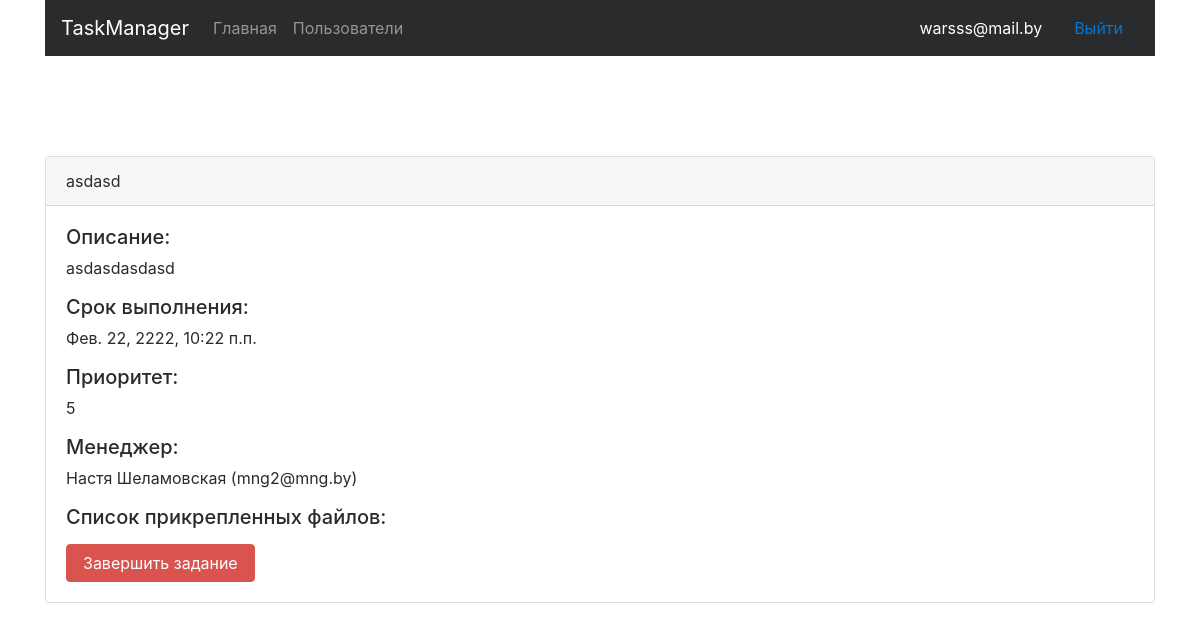
Before: /project/23/task/23 (signed in) with the older database file.
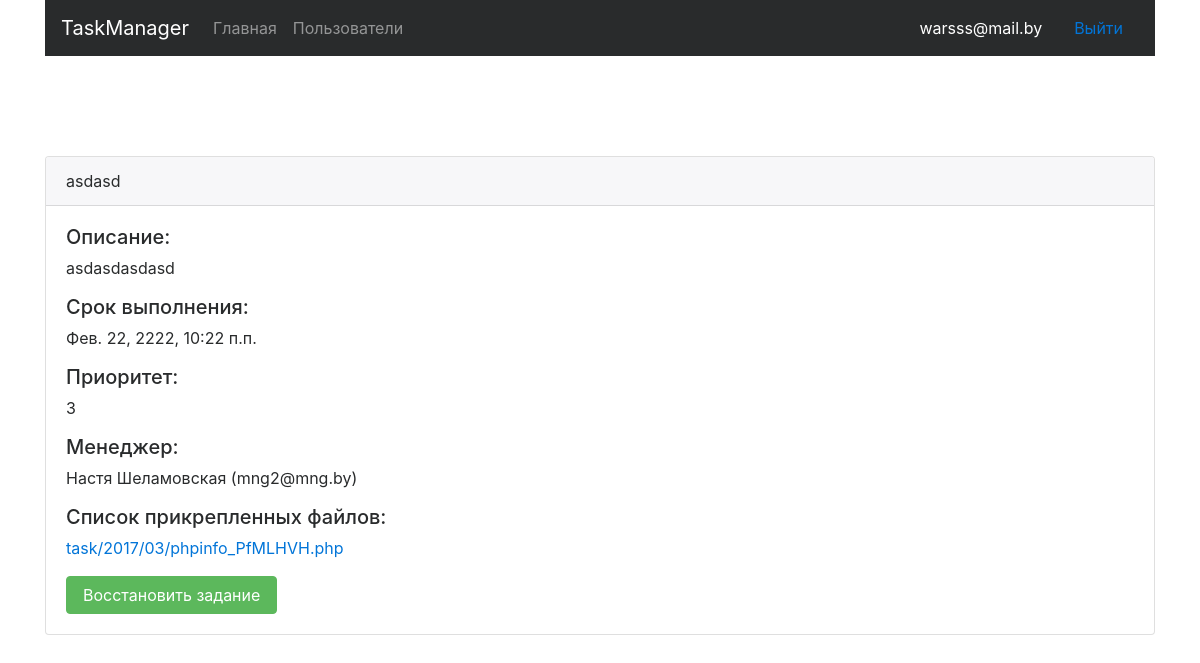
After: the same page with the newer database file.
### Task/models.py (models this page shows, shortened)
class Task(models.Model):
    title = models.CharField(max_length=100, verbose_name='Заголовок')
    description = models.TextField(verbose_name='Описание')
    priority = models.SmallIntegerField(verbose_name='Важность')
    is_active = models.BooleanField(default=True)
    due_date = models.DateTimeField(default=(timezone.now() + timedelta(weeks=1)))
    create_manager = models.ForeignKey(settings.AUTH_USER_MODEL, verbose_name='Менеджер', related_name='manager', null=True)
    developer = models.ForeignKey(settings.AUTH_USER_MODEL, verbose_name='Разработчик', related_name='developer', null=True)
    project = models.ForeignKey(Project,verbose_name='Проект', null=True)
    date_create = models.DateTimeField(default=datetime.now(), verbose_name='Дата создания')
    class Meta:
        ordering = ['-is_active','-date_create']
        verbose_name = 'Задание'
        verbose_name_plural = 'Задания'

class TaskFiles(models.Model):
    task = models.ForeignKey(Task)
    files = models.FileField(upload_to='task/%Y/%m', verbose_name='Файлы')
    date_create = models.DateTimeField(auto_now_add=True, verbose_name='Дата создания')
    class Meta:
        verbose_name = 'Файл'
        verbose_name_plural = 'Файлы'

### User/models.py (models this page shows, shortened)
class User(AbstractBaseUser, PermissionsMixin, models.Model):
    email = models.EmailField(
        max_length=255,
        unique=True,
        db_index=True,
        verbose_name='Email'
    )
    password = models.CharField(
        verbose_name='Пароль',
        max_length=255
    )
    firstname = models.CharField(
        verbose_name='Имя',
        max_length=40,
        null=True,
        blank=True
    )
    lastname = models.CharField(
        verbose_name='Фамилия',
        max_length=40,
        null=True,
        blank=True
    )
    role = models.CharField(
        max_length=255,
        verbose_name='Права пользователя'
    )
    is_active = models.BooleanField(
        default=True,
        verbose_name='Активен'
    )
    is_admin = models.BooleanField(
        default=False,
        verbose_name='Админ'
    )
    is_superuser = models.BooleanField(
        default=False,
        verbose_name='Админ'
    )
    register_date = models.DateTimeField(
        auto_now_add=True,
        verbose_name='Дата регистрации'
    )
    USERNAME_FIELD = 'email'
    REQUIRED_FIELDS = []
    objects = UserManager()
    class Meta:
        ordering = ['-register_date']
        verbose_name = 'Пользователь'
        verbose_name_plural = 'Пользователи'

### Task/views.py (the view)
# urls.py: url(r'^task/(?P<pk>\d+)$', login_required(TaskDetail.as_view()), name='task_detail'),
class TaskDetail(DetailView):
    model = Task
    template_name = 'task/task_detail.html'
    developer = None
    manager = None
    def get(self, request, *args, **kwargs):
        try:
            if request.user.role == "Developer":
                self.developer = Task.objects.get(developer=request.user, pk=self.kwargs['pk'])
            self.manager = Project.objects.filter(users=request.user, pk=self.kwargs['pk_project'])
        except:
            raise Http404
        if  self.manager or self.developer or request.user.is_admin:
            return super(TaskDetail, self).get(request, *args, **kwargs)
        else:
            return redirect(reverse("task_main", kwargs={"pk_project": self.kwargs['pk_project']}))
    def get_context_data(self, **kwargs):
        context = super(TaskDetail, self).get_context_data(**kwargs)
        context['files'] = TaskFiles.objects.filter(task=self.kwargs['pk'])
        context['pk_project'] = self.kwargs['pk_project']
        return context

### templates/task/task_detail.html (shortened to what this page needs)
{% extends 'base.html' %}
{% block content %}
    <div class="container form-cont">
        <div class="card">
              <div class="card-header">
                  {{ task.title }}
              </div>
              <div class="card-block">
                    <h5>Описание:</h5>
                    <p class="card-text">{{ task.description }}</p>
                    <h5>Срок выполнения:</h5>
                    <p class="card-text">{{ task.due_date }}</p>
                    <h5>Приоритет:</h5>
                    <p class="card-text">{{ task.priority }}</p>
                    <h5>Менеджер:</h5>
                    <p class="card-text">{{ task.create_manager.firstname }} {{ task.create_manager.lastname }} ({{ task.create_manager.email }})</p>
                    <h5>Список прикрепленных файлов:</h5>
                    <p class="card-text">
                        {% for file in files %}
                            <a href="{{ file.files.url }}">{{ file.files.name }}</a><br>
                        {% endfor %}
                    </p>
                    {% if task.is_active == 1 %}
                        <a href="{% url 'task_end' pk=task.id pk_project=pk_project %}" class="btn btn-danger">Завершить задание</a>
                    {% endif %}
                    {% if task.is_active == 0  %}
                        {% if user.role == 'Manager' or user.is_admin %}
                            <a href="{% url 'task_restart' pk=task.id pk_project=pk_project %}" class="btn btn-success">Восстановить задание</a>
                        {% endif %}
                    {% endif %}
              </div>
        </div>
    </div>
{% endblock %}

Changed rows visible on the page:
changed Task "asdasd": priority "5" → "3"; is_active True → False (drawn)
added TaskFiles: files.name "task/2017/03/phpinfo_PfMLHVH.php"
Other visible differences:
text no longer shown: "Завершить задание"
text now shown: "Восстановить задание"
